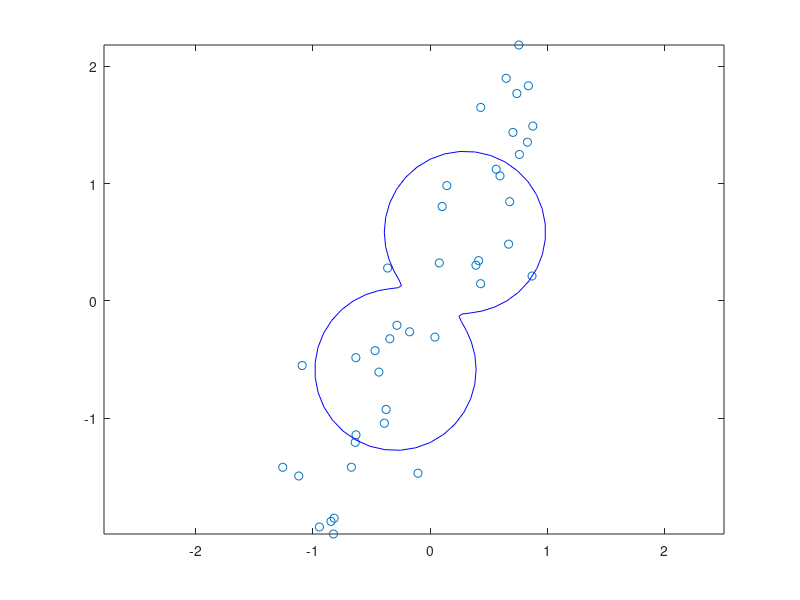

Source code (MATLAB): (Note: this script raises an error after producing the figure.)
%% ---------------------------------------------------------------------
%% SVD and Eigenvector techniques for fitting and discriminating data:
%%   Total-Least-Squares Regression, Principal Components Analysis, and
%%   Fisher's Linear Discriminant
%% ---------------------------------------------------------------------

%% Total Least Squares Regression:
%% In classical least-squares regression, errors are defined as the
%% squared vertical distance to the fitted line (or other function).
%% But if there is not a clear assignment of "dependent" and
%% "independent variables, then it may make sense to measure errors as
%% the squared PERPENDICULAR distance to the fitted line.

%% For a line (plane/hyperplane) perpendicular to the unit vector u,
%% that passes within distance u0 from the origin, the error is
%% expressed as:
%%  (data * u - u0)^2

% For simplicity, consider data that live in a 2D space [X, Y], and
% fit with a line through the origin (e.g., u0 = 0).  Create data that
% has uncertainty both in X and Y directions:
X = [-1:0.05:1]';
Y = 2*X;
X = X + 0.25*randn(size(X));
Y = Y + 0.25*randn(size(Y));
figure(1); clf
h0 = plot(X, Y, 'o');
axis('equal');

% Now we plot the sqrt of the average squared length of the data as
% projected onto vectors around the unit circle.  That is, for each
% unit vector u, we want to plot a vector: 
%   sqrt( sum_n (data_n * u)^2/N ) * u 
% where data = [X,Y].
angles = 2*pi*[0:64]/64;
uVectors = [cos(angles); sin(angles)];  % each col is a unit vector
lengths = sqrt(mean( ([X,Y] * uVectors).^2 ))
hold on;
hu = plot(lengths.*uVectors(1,:), lengths.*uVectors(2,:), 'b');
hold off;
% Note that this is not an ellipse (it's not the same as plotting 
%    the action of a matrix on a vector...)

% Solution for u is the minimal-singular-value vector of the data.
% Matlab svd command arranges singular-values from maximal to minimal.

data = [X,Y];
[U,S,V]=svd(data);

diag(S)

% V(:,2) is the vector corresponding to the min singular value
% It is the unit vector perpendicular to the best fit line
v2 = V(:,2)                      
norm(v2)
hold on
h2 = plotVec(v2,[0 0]','r');                      %unit vector
hold off

% V(:,1) is the vector corresponding to the 2nd smallest singular
% value (or in this case the maximal singular value).
% It is perpendicular to v2, and as such is the unit vector
% in the direction of the best fit line.
v1=V(:,1);
norm(v1)
hold on
h1 = plotVec(v1, [0 0]', 'g');


legend([h0,hu,h2,h1], ...
'data', ...
'sqrt of sum of squared components along unit vectors', ...
'unit vec with min singular value (perp to line fit)', ...
'unit vec with max singular value (direction of line fit)', 2)

% As expected, v1 and v2 are orthogonal
v2'*v1

% The slope of the best fit line is
v1(2)/v1(1)

% which should be close to the value we used to create the data (2).
% We can also obtain the slope from v2, which is orthogonal to the
% best fit line.  
-v2(1)/v2(2)

% We can also plot the data projected onto v1:
% project_v1 = (data*v1) * v1'

figure(2); clf
plot(X, Y, 'o');
axis('equal')
project_v1 = (data*v1) * v1';                
hold on
plot(project_v1(:,1), project_v1(:,2), 'ro')              
hold off
legend('original data', 'data projected onto v1', 2);

%% add orthogonal displacements
hold on
plot([X, project_v1(:,1)]', [Y project_v1(:,2)]', 'k');
hold off

%% The error in our fit
sqr_err = sum((data*v2).^2)

%% How does this error compare to what you would get from ordinary
%% least squares regression?


%% ----------------------------------------
%% Line that does not pass through origin

X = [1:.2:10]';
Y = 2*X + 5;
X = X + 0.2*randn(size(X));
Y = Y + 0.2*randn(size(Y));
figure(2); clf;
plot(X, Y, 'o')
axis('equal');

%% First subtract mean from the data.

mean_X = mean(X) 
mean_Y = mean(Y)
mn = [mean_X; mean_Y];

%% Now find vectors in V corresponding to smallest and largest 
%% singular values:

data = [X' - mean_X; Y' - mean_Y]';
[U,S,V] = svd(data);

% Lets plot the new data on a separate graph 
% (remember we subtracted the mean)

figure(3)
clf
h0=plot(data(:,1), data(:,2), 'o')
axis('equal')

% V(:,2) is the vector corresponding to the min singular value
% It is the unit vector perpendicular to the best fit line.
v2 = V(:,2)
hold on
h2=plotVec(v2, [0 0]', 'r');
hold off

% V(:,1) is the vector corresponding to the max singular value
% It is the unit vector best fit line.
v1=V(:,1);
hold on
h1=plotVec(v1, [0 0]', 'b');
hold off

%% Note these unit vectors pass through the origin

legend([h0, h2,h1], ...
    'data - mean(data)', ...
   'perpendicular vector through origin', ...
   'vector in direction of line fit to data through origin', 2)

%% The error in our fit 
%% (note distance from origin is 0, since we subtracted the mean)
sqr_err = sum( (data*v2).^2 )

%% Now lets look at the original data....

figure(2)
hold on
% add mean back
plotVec(v1+mn, mn, 'k')
plotVec(v2+mn, mn, 'r')
hold off

legend('data', ...
    'vector perpendicular to line fit to data', ...
    'vector in direction of line fit to data', 2)

% The equation of the line fit: Y = a*X + b

a = V(2)/V(1)

% Y - mean_Y = a * (X - mean_X)
% Y = a*X - a*mean_X + mean_Y

b = - a*mean_X + mean_Y

% Note these are quite close to the a and b in the data we created...
% Y = 2*X + 5; (plus noise)

%% =================================================================
%% Principal Component Analysis

% Often, one has a data set in some large-dimensional space, but the
% actual data are close to lying within a much smaller-dimensional
% subspace.  In such cases, one would like to project the data into
% the small-dimensional space in order to summarize or analyze it.
% Specifically, the least squares formulation of the problem is: find
% a subspace that captures most of the summed squared vector lengths
% of the data.  This problem is just a variant of the TLS problem
% discussed above.  The axes (basis) for this low-dimensional space
% are known as the "Principal Components" of the data, and correspond
% to the columns of V (the second orthogonal matrix in the SVD)
% associated with the largest singular values.

figure(1); clf;
load 'TLS2'
X
Y
Z
plot3(X,Y,Z, 'b .', 'MarkerSize', 20)
axis([-10 10 -10 10 -10 10]);
set(gca,'XGrid','on','YGrid','on','ZGrid','on')
rotate3d on

len1 = size(X,1)
len2 = size(X,2)
X = reshape(X, len1*len2, 1);
Y = reshape(Y, len1*len2, 1);
Z = reshape(Z, len1*len2, 1);
data = [X,Y,Z];
[U,S,V] = svd(data);

diag(S)

% The third sigular value is much smaller than the first and second
% but not zero. We will describe the data as a plane in 3d space,
% perpendicular to V(:,3) 

% Plot u perpendicular to the plane fit.
% u is the vector in V corresponding to minimal (or in this case third)
% singular value.

u = V(:,3);
hold on
plot3([0 0 u(1)], [0 0 u(2)], [0 0 u(3)], 'k', 'LineWidth', 2)  
hold off

% The other two vectors in V define the plane fit perpendicular to u...
v1 = V(:,1);              % vector corresponding to first singular val
v2 = V(:,2);              % vector corresponding to second singular val

hold on
plot3([0 0 v1(1)], [0 0 v1(2)], [0 0 v1(3)], 'r', 'LineWidth', 2)  
plot3([0 0 v2(1)], [0 0 v2(2)], [0 0 v2(3)], 'r', 'LineWidth', 2)
hold off

% Plot fitted plane and errors

figure(2)
clf;
plot3(X,Y,Z, 'b .', 'MarkerSize', 20)
set(gca,'XGrid','on','YGrid','on','ZGrid','on')

% projection of data onto plane
project1 = (data*v1) * v1'
project2 = (data*v2) * v2'
plane_project = project1+project2;

hold on
c = ones(len1, len2);
mesh(reshape(plane_project(:,1),len1,len2), ...
reshape(plane_project(:,2),len1,len2), ...
reshape(plane_project(:,3),len1,len2), c);
colormap('gray');
hold off
hidden off

hold on
plot3([X, plane_project(:,1)]', [Y plane_project(:,2)]', ...
[Z, plane_project(:,3)]', 'r')
hold off

rotate3d on

%% ----------------------------------------
%% Another example: 3D data along a line.
figure(2);
clf
load 'TLS3'
plot3(X,Y,Z, 'b .', 'MarkerSize', 5)
axis([-8 8 -8 8 -8 8])
set(gca,'XGrid','on','YGrid','on','ZGrid','on')
rotate3d on;
% The data appear close to a line in 3d space.

len1 = size(X,1)
len2= size(X,2)
X = reshape(X, len1*len2, 1);
Y = reshape(Y, len1*len2, 1);
Z = reshape(Z, len1*len2, 1);
data = [X,Y,Z];
[U,S,V] = svd(data);

diag(S)

% Note second and third singular values are quite small in comparison
% to first singular value. We will describe the data as a line in
% 3d space, perpendicular to V(:,2:3).

% Plot u = [u1, u2]  perpendicular to the line fit.
% u1 and u2 are vectors in V corresponding to third and second
% singular values.

u1 = V(:,3);
hold on
plot3([0 0 u1(1)], [0 0 u1(2)], [0 0 u1(3)], 'k', 'LineWidth', 3)
hold off

u2 = V(:,2);
hold on
plot3([0 0 u2(1)], [0 0 u2(2)], [0 0 u2(3)], 'k', 'LineWidth', 3)
hold off

% Plot the other vector corresponding to first singular value
% This describes our line fit to the data.
v = V(:,1);                    

hold on
plot3([0 0 v(1)], [0 0 v(2)], [0 0 v(3)], 'r', 'LineWidth', 4)  
hold off

% Note the red vector corresponding to the first (maximal) 
% singular value describes the line fit through the data.
% And that the other 2 vectors corresponding to the second
% and third singular value together define the plane perpendicular
% to this line.

%% =================================================================
%% Re-statement in terms of  eigenvectors

%% The "eigenvectors" of a square matrix are a set of vectors that
%% the matrix simply re-scales:
%%   S * v = e * v.
%% The scalar e is known as the "eigenvalue" associated with v.

%% The problems we've been considering can be restated in terms of
%% eigenvectors by noting a simple relationship between svd and 
%% eigenvector decompositions.  The total least  squares problems all 
%% involve minimizing expressions
%%    |M * v|^2 = v' * M' * M * v
%% Substituting the svd  (M = U*S*V') gives:
%%    v'*V*S'*U'*U*S*V'*v  =  v'*(V*S'*S*V'*v)
%% Consider the parenthesized expression, and note that when v = v_n, 
%% the nth column of V, then this expression becomes:
%%    (V*S'*S*V'*v_n) = (V * s_n^2 * e_n) = s_n^2 * v_n
%% That is,  v_n is an eigenvector of M'*M, with associated eigenvalue
%%   e_n = s_n^2.
%% Furthermore, given a complete set of orthonormal eigenvectors in a 
%% matrix E, we get a decomposition of M'*M:
%%    (M'*M)*E = E*D  =>  (M'*M) = E*D*E'
%% where D is a diagonal matrix of the eigenvalues, e_n = s_n^2.

%% Thus, we can solve total least squares problems by seeking the
%% eigenvectors of M'*M, which can be computed via Matlab's "eig"
%% function.

%% Here's an example:
figure(1);
clf
ax = [-1 4]';
Npts = 140;
data = randn(Npts,1)*ax';
data = data + [.1*randn(Npts,1) 1*randn(Npts,1)];
plot(data(:,1), data(:,2),'o')
axis('equal');

% Compute the eigenvectors, using our "sortedEig" function (matlab's
% "eig" function does not give the eigenvalues in any particular
% order).  
[V, D] = sortedEig(data'*data)

% The eigenvector corresponding to the largest eigenvalue is called
% the first principal component. The eigenvector gives the direction
% and the eigenvalue gives the sum of squared lengths of projections
% of the data onto that eigenvector.  Similarly, the eigenvector
% corresponding to the second largest eigenvalue is called the second
% principal component. Note that in our example it is much smaller
% than the first and captures much less of the data.

% Plot the first and second principle components
% We'll plot them at 3 times the standard deviation of the data.
u = V(:,2)
hold on
v=V(:,1);
sd = 3*sqrt(diag(D) / (length(data)-1) );
plot([ 0 v(1)*sd(1)], [0 v(2)*sd(1)], 'r')       
plot([ 0 -v(1)*sd(1)], [0 -v(2)*sd(1)], 'r')     
plot([ 0 u(1)*sd(2)], [0 u(2)*sd(2)], 'r')      
plot([ 0 -u(1)*sd(2)], [0 -u(2)*sd(2)], 'r')      
hold off

% Now compare the vectors in V with those we get from SVD:
[U,S,V2] = svd(data);

V2
V

%% =================================================================
%% Linear Discriminants

%% Suppose the data points are labeled, with one of two labels.  You
%% want to find a line that best separates the two classes of data.
%% This problem may be formulated as a Rayleigh Quotient minimization,
%% which can be solved as a generalized eigenvector problem.

%% Generate fake data:
% pick an axis
ax = randn(2,1);
ax = ax./norm(ax);
perp = [ax(2); -ax(1)];

Npts = 140;
mn1 = [0; 0];
data1 = ones(Npts,1)*mn1' + (randn(Npts,1)*ax' + 0.25*randn(Npts,1)*perp');
mn2 = mn1 + 2*ax + 0.7*perp;
data2 = ones(Npts,1)*mn2' + (randn(Npts,1)*ax' + 0.25*randn(Npts,1)*perp');

%% Plot the data
figure(1); clf
plot(data1(:,1), data1(:,2), 'ro', data2(:,1), data2(:,2), 'bo');
legend('data set 1', 'data set 2');
axis('equal');

%% Fisher's Linear Discriminant is the projection vector with the ...
%%    maximimum ratio of between-class to within-class scatter:
%%
%%             u' * diff' * diff * u
%% max  --------------------------------------
%%      u' * (zdata1'*zdata1 + zdata2'*zdata2) * u
%%
%%  where zdataN = dataN - mean(dataN),
%%  and diff =  mean(data1)-mean(data2)

zdata1 = data1 - ones(Npts,1)*mean(data1);
zdata2 = data2 - ones(Npts,1)*mean(data2);

diff = mean(data1)-mean(data2)

%% We can solve this problem by transforming the coordinate system
%% so that the denominator is just the square of the optimization vector:
[V,D] = eig(zdata1'*zdata1 + zdata2'*zdata2);

%% Now (zdata1'*zdata1 + zdata2'*zdata2) = V*D*V'
%% If we define
ixform = sqrt(D)*V';
xform = V * inv(sqrt(D));
%% Note that substituting u = xform*v (v = ixform*u) in the denominator gives:
%%  v' * xform' * (zdata1'*zdata1 + zdata2'*zdata2) * xform * v
%%     = v' * xform' * V*D*V' * xform * v
%%     = v' * v
%%  Verify that this is in fact equal to the identity:
xform'*(zdata1' *zdata1 + zdata2' *zdata2)*xform

%% The solution for v will be sought in the transformed data space. 
%% We can plot the transformed data:
figure(2); clf
tdata1 = data1*xform;  tdata2 = data2*xform;
plot(tdata1(:,1), tdata1(:,2), 'ro', ...
    tdata2(:,1), tdata2(:,2), 'bo'); hold off
legend('transformed data set1', 'transformed data set2');
axis('equal')

%% Of course, the transformation also modifies the numerator.  THe full  
%% optimization problem is now:
%%
%%     v' * (xform' * diff' * diff * xform) * v
%% max --------------------------------------
%%                      v' * v
%%
%% which is a standard TLS/PCA problem

[V,D] = sortedEig(xform' * diff' * diff * xform);
v = V(:,1); 				% The maximal-eigenvalue eigenvector 

hold; plot([0 0.5*v(1)], [0 0.5*v(2)], 'k'); hold off

%% transform the solution back into the original space, to get the
%% discriminating unit vector.
u = xform * v; u = u/norm(u)

figure(1);
hold on; plot([0 u(1)], [0 u(2)], 'k'); hold off

%% Now u is a vector perpendicular to the optimal dividing line 
%% (plane/hyperplane).  Where should the dividing line fall?
%% In this specific problem, where the two data clouds are ...
%% distributed in the same manner, the solution is a line that falls 
%% midway between the  means of the two data sets:
mn = mean([data1*u; data2*u])
uPerp = [u(2); -u(1)];
%% The discriminant line is parameterized by scalar a in the expression:
%%    a*uPerp + u*mn, 
%% we plot a line from a=-2 to a=2:
hold on; 
plot(uPerp(1)*[-2,2]+u(1)*mn, uPerp(2)*[-2,2]+u(2)*mn, 'k');
hold off;

%% Plot a histogram of the data, projected onto the discriminant:
[H1,X1] = histo(data1*u, Npts/5, 0);
binsize = (X1(2)-X1(1));
[H2,X2] = histo(data2*u, -binsize, binsize/2);
figure(3); clf
bar(X1, H1, 0.5, 'r');
hold on; bar(X2, H2, 0.5, 'b'); hold off


